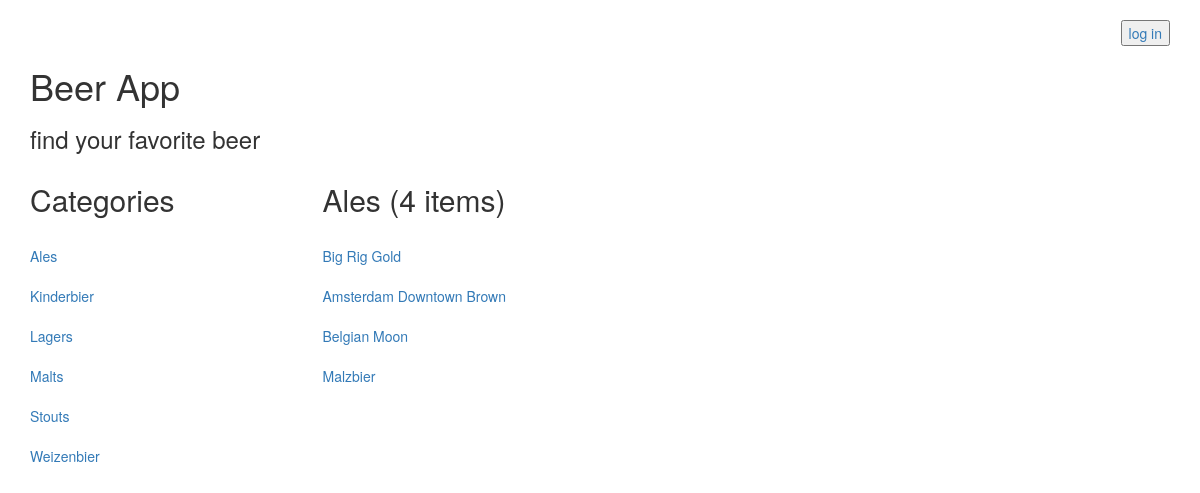
/catalog/1/items/, run on an earlier commit of the app's database.
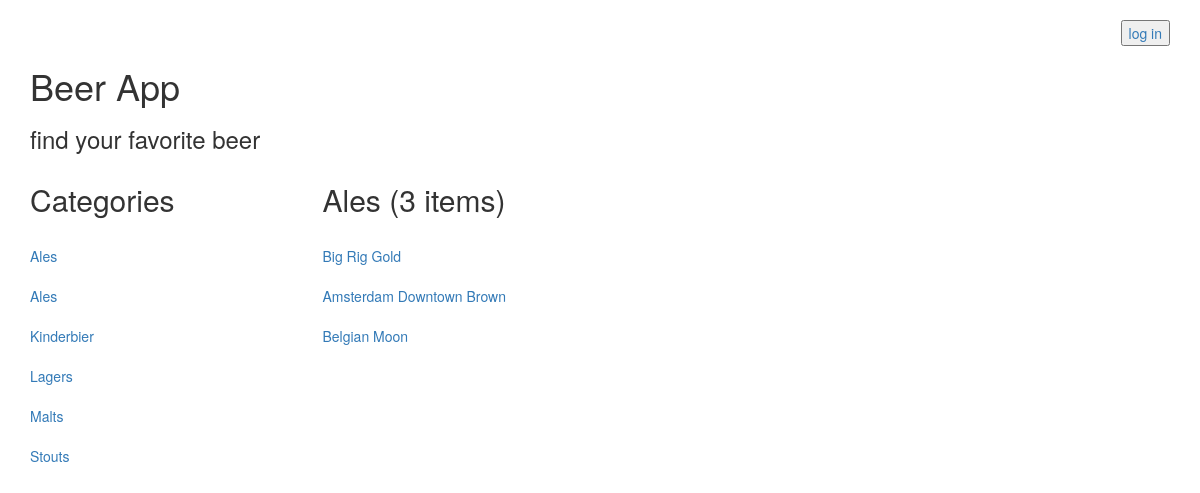
And on a later commit of the database.
### database_setup.py (models this page shows, shortened)
class Category(Base):
    __tablename__ = 'category'
    id = Column(Integer, primary_key=True)
    name = Column(String(80), nullable=False)
    user_id = Column(Integer, ForeignKey('user.id'))
    user = relationship(User)

class Item(Base):
    __tablename__ = 'item'
    name = Column(String(80), nullable=False)
    id = Column(Integer, primary_key=True)
    description = Column(String(250))
    cat_id = Column(Integer, ForeignKey('category.id'))
    category = relationship(Category)
    user_id = Column(Integer, ForeignKey('user.id'))
    user = relationship(User)

### application.py (the view, shortened to what this page needs)
@app.route('/catalog/<category_id>/items/', methods=['GET', 'POST'])
def showItemsOfCategory(category_id):
    if 'username' not in login_session:
        headertype = 'publicheader.html'
        categories = session.query(Category).order_by(asc(Category.name)).all()
        category = session.query(Category).filter_by(id=category_id).one()
        counts = session.query(Item).filter_by(cat_id=category_id).count()
        items = session.query(Item).filter_by(cat_id=category_id).all()
        return render_template('catalog.html', headertype=headertype,
                               categories=categories, category=category,
                               n=counts, items=items)

### templates/catalog.html
{% extends "main.html" %}
{% block content %}
{% include headertype %}
      <div class="row">
        <div class="col-md-12">
          <h1>Beer App</h1>
          <h3>find your favorite beer</h3>
        </div>
      </div>
      <div class="row">
        <div class="col-md-12">
        </div>
      </div>
      <div class="row">
        <div class="col-md-3">
            <h2>Categories</h2>
            {% for i in categories %}
            <br><a href='{{url_for('showItemsOfCategory', category_id = i.id) }}'>{{i.name}}</a><br>
          {% endfor %}
        </div>
        <div class="col-md-9">
          <h2>{{category.name}} ({{n}} items)</h2>
          {% for i in items %}
            <br><a href='{{ url_for( 'itemDescription', category_id = i.cat_id, item_id = i.id) }}'>{{i.name}}</a><br>
            {% endfor %}
        </div>
      </div>
{% endblock %}

What changed in the data, as far as the page shows it:
removed Item: name "Malzbier"
changed Category (number 2 of 6 on the later page): name "Weizenbier" → "Ales"; moves up the list
Also different on the page:
{{ n }}: "4" → "3"
